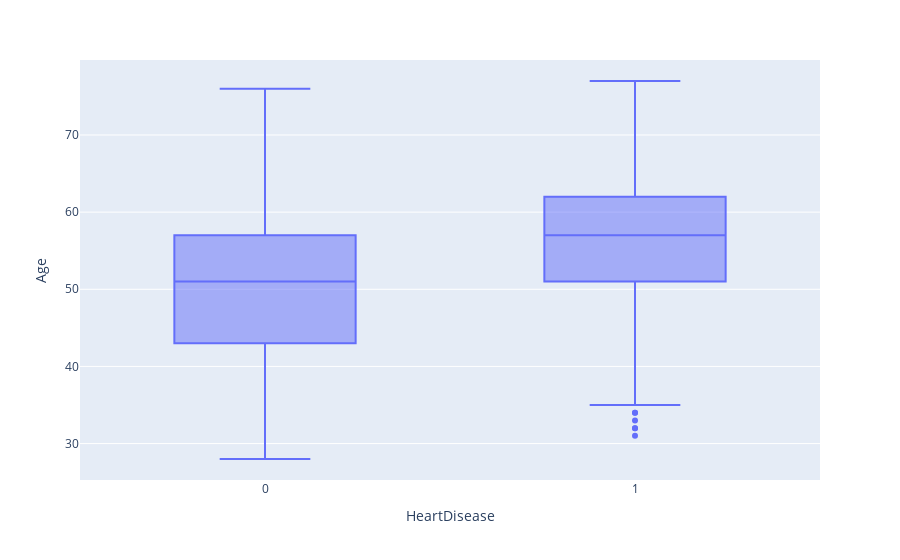

The notebook cell this image was saved under:
### Code cell
#Higher age in all quartiles, median, max and min for positive heart disease (some outliers in positive)
fig = px.box(df, y="Age", x="HeartDisease")
fig.show()

### Figure 1 — Plotly figure (JSON) as saved in the notebook; plotly's stock layout.template omitted (floating-point values rounded to 4 significant figures; data arrays with more than 128 entries replaced by an {"elided": "..."} marker saying what was removed)
{"data": [{"alignmentgroup": "True", "hovertemplate": "HeartDisease=%{x}<br>Age=%{y}<extra></extra>", "legendgroup": "", "marker": {"color": "#636efa"}, "name": "", "notched": false, "offsetgroup": "", "orientation": "v", "showlegend": false, "type": "box", "x": {"elided": "918 int values"}, "x0": " ", "xaxis": "x", "y": {"elided": "918 int values"}, "y0": " ", "yaxis": "y"}], "layout": {"autosize": true, "boxmode": "group", "legend": {"tracegroupgap": 0}, "margin": {"t": 60}, "xaxis": {"anchor": "y", "autorange": true, "domain": [0, 1], "range": [-0.5, 1.5], "title": {"text": "HeartDisease"}, "type": "linear"}, "yaxis": {"anchor": "x", "autorange": true, "domain": [0, 1], "range": [25.28, 79.72], "title": {"text": "Age"}, "type": "linear"}}}
